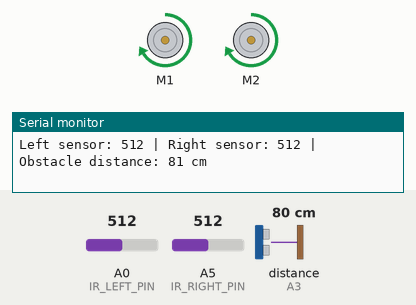
Simulated run of this sketch. Board: Arduino Uno, built with avr-gcc and run on an emulated ATmega328P. On the bench: 2 × DC motor (green arrow = forward, orange = backward, longer = faster), the last lines printed to the serial monitor. The test bench sets the inputs (shaded band); at power-on: distance to the obstacle (sensor on A3) 80 cm, A0 (IR_LEFT_PIN) = 512, A5 (IR_RIGHT_PIN) = 512. The echo pulse lasts 58.3 µs per cm.

Above: at 1.2 s.
1.3 s: distance to the obstacle (sensor on A3) set to 47 cm
4.3 s: distance to the obstacle (sensor on A3) set to 43 cm
7.3 s: A0 (IR_LEFT_PIN) set to 486
At 8.6 s:
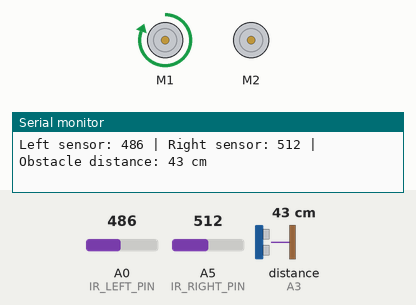
8.9 s: A5 (IR_RIGHT_PIN) set to 491
At 9.7 s:
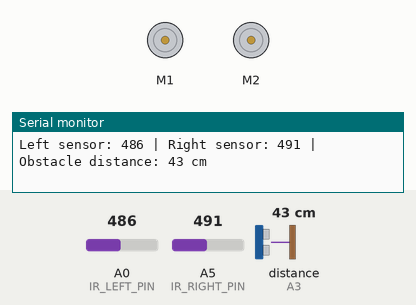
10.5 s: A0 (IR_LEFT_PIN) set to 510
At 11.8 s:
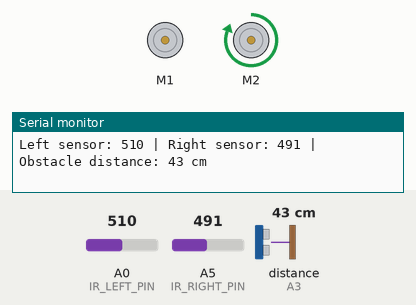
12.1 s: A5 (IR_RIGHT_PIN) set to 510
At 12.6 s:
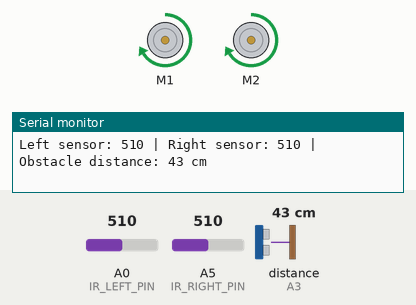
Timing chart, 0 to 15.1 s (numbered marks = the images above; inputs shaded):
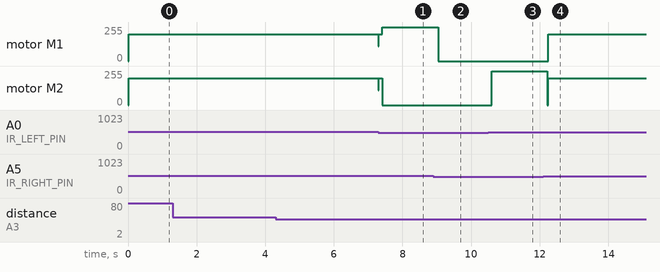

Measured:
- the behaviour switches between 501 and 500 on A5 (IR_RIGHT_PIN) (found by bisection; images 1 and 2)
- after the input at 4.3 s, motor M1, motor M2: forward 200/255 → forward 109/255 after 3.0 s
- after the input at 7.3 s, motor M1: forward 109/255 → forward 200/255 at once, → forward 255/255 0.10 s later; motor M2: forward 109/255 → forward 200/255 at once, → stopped 0.10 s later
- after the input at 8.9 s, motor M1: forward 255/255 → stopped after 0.14 s
- after the input at 10.5 s, motor M2: stopped → forward 255/255 after 0.10 s
- after the input at 12.1 s, motor M1: stopped → forward 200/255 after 0.15 s; motor M2: forward 255/255 → forward 200/255 after 0.12 s

The sketch:

GPT_Final_1.ino
```cpp
// Libraries for ultrasonic sensor
#include <NewPing.h>
#include <AFMotor.h>
#define Max_Speed 200
#define Max_Offset 20
#define Max_Dis 500
#define Dis_Thres 20
#define TRIGGER_PIN A2
#define ECHO_PIN A3
AF_DCMotor Motor1(1);
AF_DCMotor Motor2(2);

// Ultrasonic sensor pins


// IR sensor pins
#define IR_LEFT_PIN A0
#define IR_RIGHT_PIN A5

// Motor control pins
#define MOTOR_A_EN 5
#define MOTOR_B_EN 6
#define MOTOR_A_IN1 7
#define MOTOR_A_IN2 8
#define MOTOR_B_IN3 9
#define MOTOR_B_IN4 10

// IR sensor threshold values
#define IR_THRESHOLD 500

// Ultrasonic sensor variables
NewPing sonar(TRIGGER_PIN, ECHO_PIN);
int obstacleDistance = 15; // Distance in centimeters to stop the robot when an obstacle is detected

void setup() {
  // Initialize motor control pins as outputs
  /*pinMode(MOTOR_A_EN, OUTPUT);
  pinMode(MOTOR_B_EN, OUTPUT);
  pinMode(MOTOR_A_IN1, OUTPUT);
  pinMode(MOTOR_A_IN2, OUTPUT);
  pinMode(MOTOR_B_IN3, OUTPUT);
  pinMode(MOTOR_B_IN4, OUTPUT);

  // Set motor enable pins to HIGH to enable the motors
  digitalWrite(MOTOR_A_EN, HIGH);
  digitalWrite(MOTOR_B_EN, HIGH);*/

  // Initialize serial communication
  Serial.begin(9600);
}

void loop() {
  int leftSensorValue = analogRead(IR_LEFT_PIN);
  int rightSensorValue = analogRead(IR_RIGHT_PIN);

  // Line following logic
  if (leftSensorValue > IR_THRESHOLD && rightSensorValue > IR_THRESHOLD) {
    // Both sensors see the line, move forward
    moveForward();
  } else if (leftSensorValue > IR_THRESHOLD) {
    // Only left sensor sees the line, turn right
    turnRight();
  } else if (rightSensorValue > IR_THRESHOLD) {
    // Only right sensor sees the line, turn left
    turnLeft();
  } else {
    // Both sensors do not see the line, stop
    stopMotors();
  }

  // Obstacle detection
  int distance = sonar.ping_cm();
  if (distance > 0 && distance <= obstacleDistance) {
    // Obstacle detected within the specified distance, stop
    stopMotors();
  }

  // Print sensor values and obstacle distance
  Serial.print("Left sensor: ");
  Serial.print(leftSensorValue);
  Serial.print(" | Right sensor: ");
  Serial.print(rightSensorValue);
  Serial.print(" | Obstacle distance: ");
  Serial.print(distance);
  Serial.println(" cm");

  delay(100); // Adjust delay as needed
}

// Function to move the robot forward
void moveForward() {
  for (int Speed=0;Speed<=Max_Speed;Speed++)
  {
    Motor1.setSpeed(Speed);
    Motor2.setSpeed(Speed);
    Motor1.run(FORWARD);
    Motor2.run(FORWARD);
  }
}

// Function to turn the robot left
void turnLeft() {
  Motor1.setSpeed(255);
  Motor2.setSpeed(0);
  Motor1.run(FORWARD);
  Motor2.run(RELEASE);
  delay(220);
}

// Function to turn the robot right
void turnRight() {
  Motor1.setSpeed(0);
  Motor2.setSpeed(255);
  Motor1.run(RELEASE);
  Motor2.run(FORWARD);
  delay(220);
}

// Function to stop the motors
void stopMotors() {
  Motor1.setSpeed(0);
  Motor2.setSpeed(0);
  Motor1.run(RELEASE);
  Motor2.run(RELEASE);
}
```
